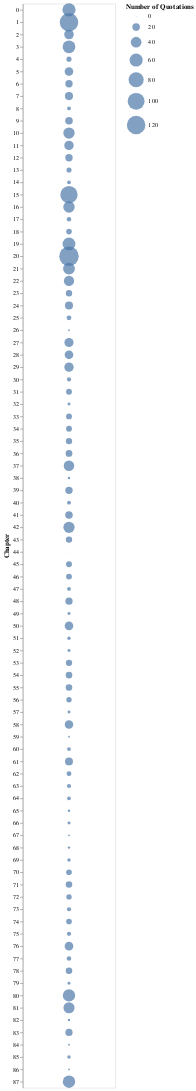

Notebook source saved alongside this figure:
### Code cell
alt.Chart(quotationsPerChapter).mark_circle().encode(y='Chapter:O', size=alt.Size('Number of Quotations:Q', scale=alt.Scale(range=[1, 1000]))).properties(width=150)

### Figure 1 — Vega-Lite specification as saved in the notebook (floating-point values rounded to 4 significant figures)
{"config": {"view": {"continuousWidth": 400, "continuousHeight": 300}}, "data": {"name": "data-3fea09ef698e2d41be047bb799d85a4a"}, "mark": "circle", "encoding": {"size": {"type": "quantitative", "field": "Number of Quotations", "scale": {"range": [1, 1000]}}, "y": {"type": "ordinal", "field": "Chapter"}}, "width": 150, "$schema": "https://vega.github.io/schema/vega-lite/v4.8.1.json", "datasets": {"data-3fea09ef698e2d41be047bb799d85a4a": [{"Number of Quotations": 61, "Chapter": 0}, {"Number of Quotations": 119, "Chapter": 1}, {"Number of Quotations": 32, "Chapter": 2}, {"Number of Quotations": 57, "Chapter": 3}, {"Number of Quotations": 9, "Chapter": 4}, {"Number of Quotations": 26, "Chapter": 5}, {"Number of Quotations": 19, "Chapter": 6}, {"Number of Quotations": 23, "Chapter": 7}, {"Number of Quotations": 5, "Chapter": 8}, {"Number of Quotations": 20, "Chapter": 9}, {"Number of Quotations": 45, "Chapter": 10}, {"Number of Quotations": 31, "Chapter": 11}, {"Number of Quotations": 19, "Chapter": 12}, {"Number of Quotations": 9, "Chapter": 13}, {"Number of Quotations": 5, "Chapter": 14}, {"Number of Quotations": 105, "Chapter": 15}, {"Number of Quotations": 46, "Chapter": 16}, {"Number of Quotations": 7, "Chapter": 17}, {"Number of Quotations": 11, "Chapter": 18}, {"Number of Quotations": 58, "Chapter": 19}, {"Number of Quotations": 133, "Chapter": 20}, {"Number of Quotations": 49, "Chapter": 21}, {"Number of Quotations": 37, "Chapter": 22}, {"Number of Quotations": 14, "Chapter": 23}, {"Number of Quotations": 23, "Chapter": 24}, {"Number of Quotations": 8, "Chapter": 25}, {"Number of Quotations": 1, "Chapter": 26}, {"Number of Quotations": 29, "Chapter": 27}, {"Number of Quotations": 26, "Chapter": 28}, {"Number of Quotations": 30, "Chapter": 29}, {"Number of Quotations": 6, "Chapter": 30}, {"Number of Quotations": 12, "Chapter": 31}, {"Number of Quotations": 3, "Chapter": 32}, {"Number of Quotations": 12, "Chapter": 33}, {"Number of Quotations": 12, "Chapter": 34}, {"Number of Quotations": 14, "Chapter": 35}, {"Number of Quotations": 16, "Chapter": 36}, {"Number of Quotations": 39, "Chapter": 37}, {"Number of Quotations": 2, "Chapter": 38}, {"Number of Quotations": 19, "Chapter": 39}, {"Number of Quotations": 5, "Chapter": 40}, {"Number of Quotations": 20, "Chapter": 41}, {"Number of Quotations": 44, "Chapter": 42}, {"Number of Quotations": 14, "Chapter": 43}, {"Number of Quotations": 0, "Chapter": 44}, {"Number of Quotations": 12, "Chapter": 45}, {"Number of Quotations": 12, "Chapter": 46}, {"Number of Quotations": 5, "Chapter": 47}, {"Number of Quotations": 18, "Chapter": 48}, {"Number of Quotations": 3, "Chapter": 49}, {"Number of Quotations": 26, "Chapter": 50}, {"Number of Quotations": 4, "Chapter": 51}, {"Number of Quotations": 3, "Chapter": 52}, {"Number of Quotations": 14, "Chapter": 53}, {"Number of Quotations": 15, "Chapter": 54}, {"Number of Quotations": 15, "Chapter": 55}, {"Number of Quotations": 10, "Chapter": 56}, {"Number of Quotations": 3, "Chapter": 57}, {"Number of Quotations": 25, "Chapter": 58}, {"Number of Quotations": 1, "Chapter": 59}, {"Number of Quotations": 5, "Chapter": 60}, {"Number of Quotations": 22, "Chapter": 61}, {"Number of Quotations": 8, "Chapter": 62}, {"Number of Quotations": 6, "Chapter": 63}, {"Number of Quotations": 5, "Chapter": 64}, {"Number of Quotations": 2, "Chapter": 65}, {"Number of Quotations": 3, "Chapter": 66}, {"Number of Quotations": 1, "Chapter": 67}, {"Number of Quotations": 2, "Chapter": 68}, {"Number of Quotations": 4, "Chapter": 69}, {"Number of Quotations": 11, "Chapter": 70}, {"Number of Quotations": 15, "Chapter": 71}, {"Number of Quotations": 10, "Chapter": 72}, {"Number of Quotations": 6, "Chapter": 73}, {"Number of Quotations": 11, "Chapter": 74}, {"Number of Quotations": 6, "Chapter": 75}, {"Number of Quotations": 26, "Chapter": 76}, {"Number of Quotations": 7, "Chapter": 77}, {"Number of Quotations": 15, "Chapter": 78}, {"Number of Quotations": 3, "Chapter": 79}, {"Number of Quotations": 53, "Chapter": 80}, {"Number of Quotations": 43, "Chapter": 81}, {"Number of Quotations": 2, "Chapter": 82}, {"Number of Quotations": 18, "Chapter": 83}, {"Number of Quotations": 1, "Chapter": 84}, {"Number of Quotations": 4, "Chapter": 85}, {"Number of Quotations": 1, "Chapter": 86}, {"Number of Quotations": 54, "Chapter": 87}]}}
